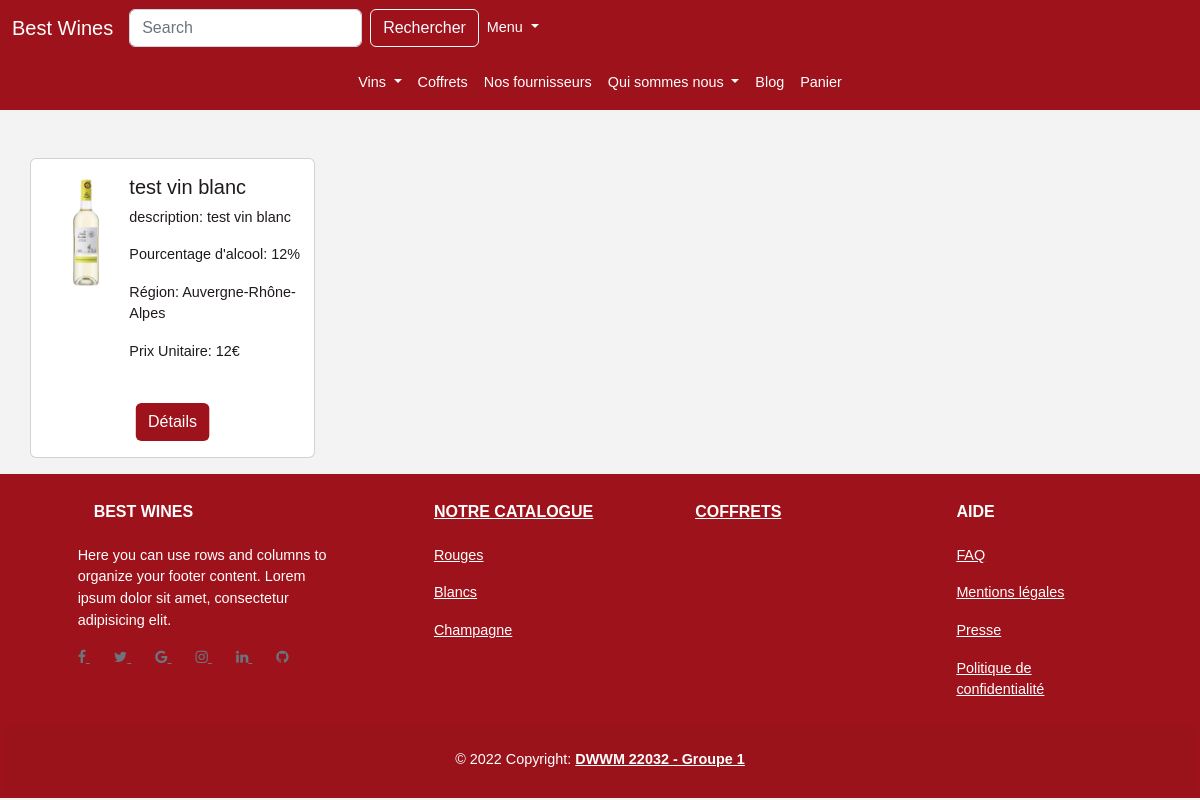
Before: /nos-vins/blanc with the older database file.
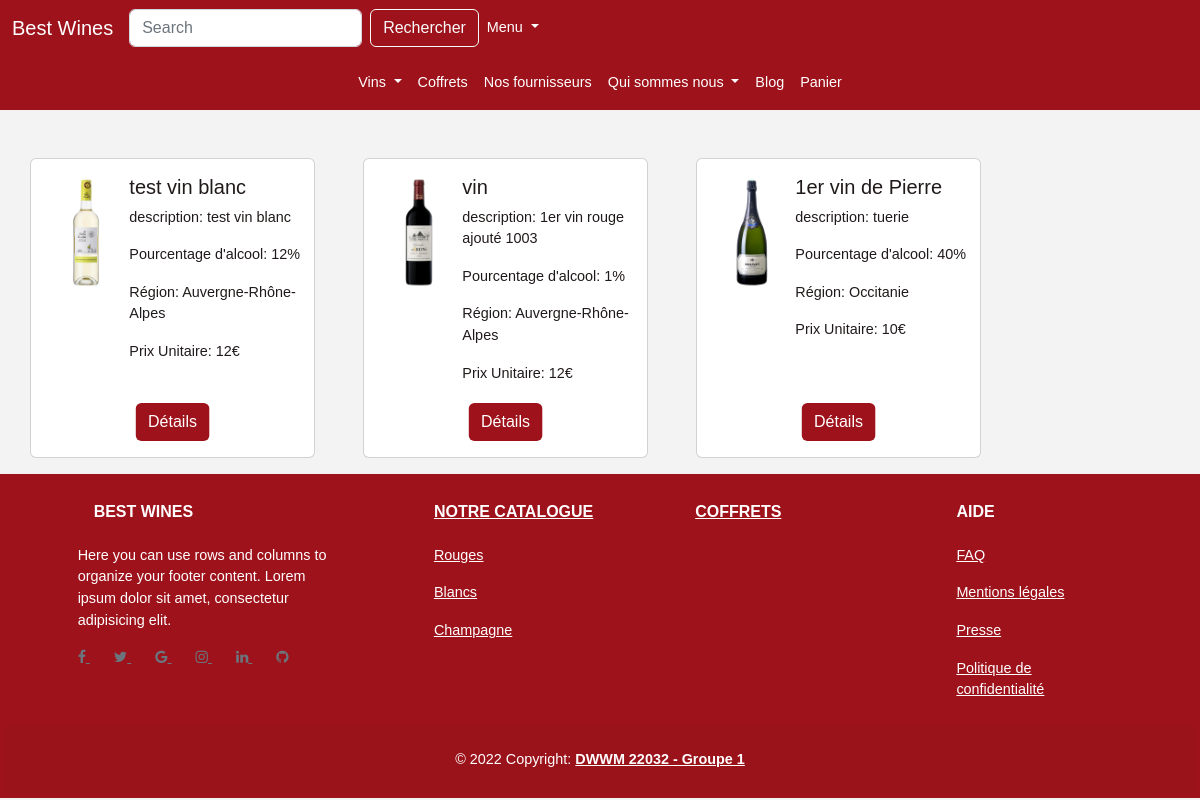
After: the same page with the newer database file.
### tables this page shows
CREATE TABLE `product` (
  `id` int(11) NOT NULL,
  `name` varchar(255) NOT NULL,
  `description` text NOT NULL,
  `note_final` float DEFAULT NULL,
  `photo` varchar(255) NOT NULL,
  `stock` int(11) NOT NULL,
  `alcohol_percentage` float NOT NULL,
  `id_region` int(11) DEFAULT NULL,
  `id_cepage` int(11) DEFAULT NULL,
  `id_taste` int(11) DEFAULT NULL,
  `id_association` int(11) DEFAULT NULL,
  `id_comment` int(11) DEFAULT NULL,
  `id_type` int(11) NOT NULL,
  `price` float NOT NULL,
  `is_featured` int(11) DEFAULT NULL
);

CREATE TABLE `region` (
  `id` int(11) NOT NULL,
  `region_name` varchar(255) NOT NULL
);

### core/Controller.php (called while the page is built, shortened)
<?php
abstract class Controller
{
    public function renderView(string $view_name, array $params = []): void
    {
        extract($params);
        require_once "src/views/$view_name.php";
        $content = ob_get_clean();
        require_once 'src/views/layout.php';
    }
}

### src/controllers/ProductController.php (called while the page is built, shortened)
<?php
class ProductController extends Controller
{
    public function showAllWhiteWines()
    {
        $product = new Product();
        $products = $product->findAllProductBy(['id_type' => 1]);
        $this->renderView('product/wines/allProductWhite', compact('products'));
    }
}

### core/Router.php (called while the page is built, shortened)
<?php
class Router
{
    private static array $routes = [];
    public static function register(string $request, string $action) : void
    {
        self::$routes[$request] = $action;
    }
    public static function resolve(string $request_uri) : void
    {
        $request_uri = explode("?", $request_uri)[0];
        [$controller_name , $action_name] = explode('::', self::$routes[$request_uri]);
        $instance = new $controller_name();
        call_user_func_array([$instance, $action_name], []);
    }
}

### index.php (called while the page is built, shortened)
<?php
$request_uri = str_replace(BASE_DIR, '', $_SERVER['REQUEST_URI']);
try {
    Router::resolve($request_uri);
}catch (Exception $e)
{
    echo $e->getMessage();
}

### core/Database.php (called while the page is built, shortened)
<?php
class Database
{
    private static \PDO|null $instance = null;
    public static function getPdo(): \PDO
    {
        if (self::$instance == null){
            try {
                self::$instance = new \PDO(
                    "mysql:host=".$_ENV['DATABASE_HOST'].";dbname=".$_ENV['DATABASE_NAME'],
                    $_ENV['DATABASE_USERNAME'],
                    $_ENV['DATABASE_PASSWORD'],
                    [
                        \PDO::ATTR_ERRMODE => \PDO::ERRMODE_EXCEPTION,
                        \PDO::ATTR_DEFAULT_FETCH_MODE => \PDO::FETCH_ASSOC
                    ]
                );
            }catch (\PDOException $exception){
                echo $exception->getMessage();
                die;
            }
        }
        return  self::$instance;
    }
}

### core/Model.php (called while the page is built, shortened)
<?php
abstract class Model
{
    protected \PDO $pdo;
    protected string $table_name;
    protected string $regionJoin = 'region ON product.id_region=region.id';
    protected string $cepage = 'cepage ON product.id_cepage=cepage.id';
    protected string $association = 'association ON product.id_association=association.id';
    protected string $taste = 'taste ON product.id_taste=taste.id';
    public function __construct()
    {
        $this->pdo = Database::getPdo();
    }
    public function findAllProductBy(array $criteria,): array
    {
        $sql_query = "SELECT * FROM {$this->table_name} JOIN {$this->regionJoin} JOIN {$this->cepage} JOIN {$this->association}  JOIN {$this->taste}  WHERE ";
        $count = 0;
        foreach ($criteria as $key => $value) {
            $sql_query .= " $key = :$key ";
        }
        $stmt = $this->pdo->prepare($sql_query);
        $stmt->setFetchMode(\PDO::FETCH_ASSOC);
        $stmt->execute($criteria);
        return $stmt->fetchAll();
    }
}

### src/views/product/wines/allProductWhite.php (the view)
<div class="container mt-5">
    <div class="row row-cols-1 row-cols-md-4 g-4 ">
        <?php foreach ($products as $product) : ?>
            <div class="card mb-3 me-5" style="max-width: 540px; min-height: 300px">
                <div class="row g-0 mt-3">
                    <div class="col-md-4">
                        <img src="<?= BASE_DIR ?>/uploads/<?= $product['photo'] ?>" alt="<?= $product['name'] ?>" srcset="" class="img-fluid rounded-start">
                    </div>
                    <div class="col-md-8">
                        <h5 class="card-title"><?= $product['name'] ?></h5>
                        <p class="card-text">description: <?= $product['description'] ?></p>
                        <p class="card-text">Pourcentage d'alcool: <?= $product['alcohol_percentage'] ?>%</p>
                        <p class="card-text">Région: <?= $product['region_name'] ?></p>
                        <p class="card-text">Prix Unitaire: <?= $product['price'] ?>€</p>
                        <a href="<?= BASE_DIR ?>/nos-vins/detail?name=<?= $product['name'] ?>" class="btn color1 position-absolute bottom-0 start-50 translate-middle-x mb-3">Détails</a>
                    </div>
                </div>
            </div>
        <?php endforeach; ?>
    </div>
</div>

### src/views/layout.php (shortened to what this page needs)
<!doctype html>
<html lang="fr">
<head>
    <link href="https://cdn.jsdelivr.net/npm/bootstrap@5.2.3/dist/css/bootstrap.min.css" rel="stylesheet">
    <link rel="stylesheet" href="<?= BASE_DIR ?>/assets/styles/css/style.css">
    <link rel="stylesheet" href="https://cdn.quilljs.com/1.3.6/quill.snow.css" />
    <link rel="stylesheet" href="https://cdnjs.cloudflare.com/ajax/libs/font-awesome/4.7.0/css/font-awesome.min.css">
</head>
<body>
    <header>
        <nav class="navbar navbar-expand-lg navbar-custom">
            <div class="container-fluid">
                <a class="navbar-brand" href="/best-wines">Best Wines</a>
                <div class="collapse navbar-collapse" id="navbarSupportedContent">
                    <ul class="navbar-nav me-auto mb-2 mb-lg-0">
                        <form class="d-flex" role="search">
                            <input class="form-control me-2" type="search" placeholder="Search" aria-label="Search">
                            <button class="btn btn-outline-light" type="submit">Rechercher</button>
                        </form>
                        <li class="nav-item dropdown">
                            <a class="nav-link dropdown-toggle" href="#" role="button" data-bs-toggle="dropdown" aria-expanded="false">
                                Menu
                            </a>
                                </li>
                    </ul>
                </div>
            </div>
        </nav>
        <nav class="navbar navbar-expand-lg navbar-custom">
            <div class="container-fluid">
                <div class="collapse navbar-collapse" id="navbarSupportedContent">
                    <ul class="navbar-nav mx-auto me-auto mb-2 mb-lg-0">
                        <li class="nav-item dropdown" id="dropdown-nav" href="./nos-vins">
                            <a class="nav-link dropdown-toggle" role="button" data-bs-toggle="dropdown" aria-expanded="false">
                                Vins
                            </a>
                        </li>
                        <li class="nav-item dropdown">
                            <a class="nav-link" href="<?= BASE_DIR ?>/nos-coffrets" role="button">
                                Coffrets
                            </a>
                        </li>
                        <li class="nav-item">
                            <a class="nav-link" href="<?= BASE_DIR ?>/nos-fournisseurs">Nos fournisseurs</a>
                        </li>
                        <li class="nav-item dropdown">
                            <a class="nav-link dropdown-toggle" href="./nos-vins" role="button" data-bs-toggle="dropdown" aria-expanded="false">
                                Qui sommes nous
                            </a>
                        </li>
                        <li class="nav-item">
                            <a class="nav-link" href="<?= BASE_DIR ?>/blog">Blog</a>
                        </li>
                        <li class="nav-item">
                            <a class="nav-link" href="/best-wines/cart">
                                Panier
                            </a>
                        </li>
                    </ul>
                </div>
            </div>
        </nav>
    </header>
    <?= $content ?>
    <footer class="text-center text-lg-star footer p-1">
        <section class="">
            <div class="container text-center text-md-start mt-2">
                <div class="row mt-3">
                    <div class="col-md-3 col-lg-4 col-xl-3 mx-auto my-2">
                        <h6 class="text-uppercase fw-bold mb-4">
                            <i class="fas fa-gem me-3 text-secondary"></i>Best Wines
                        </h6>
                        <p>
                            Here you can use rows and columns to organize your footer content. Lorem ipsum
                            dolor sit amet, consectetur adipisicing elit.
                        </p>
                        <div>
                            <a href="" class="me-4 link-secondary">
                                <i class="fa fa-facebook"></i>
                            </a>
                            <a href="" class="me-4 link-secondary">
                                <i class="fa fa-twitter"></i>
                            </a>
                            <a href="" class="me-4 link-secondary">
                                <i class="fa fa-google"></i>
                            </a>
                            <a href="" class="me-4 link-secondary">
                                <i class="fa fa-instagram"></i>
                            </a>
                            <a href="" class="me-4 link-secondary">
                                <i class="fa fa-linkedin"></i>
                            </a>
                            <a href="" class="me-4 link-secondary">
                                <i class="fa fa-github"></i>
                            </a>
                        </div>
                    </div>
                    <div class="col-md-2 col-lg-2 col-xl-2 mx-auto my-2">
                        <h6 class="text-uppercase fw-bold mb-4">
                            <a href="<?= BASE_DIR ?>/nos-vins/" class="text-reset">Notre catalogue</a>
                        </h6>
                        <p>
                            <a href="<?= BASE_DIR ?>/nos-vins/rouge" class="text-reset">Rouges</a>
                        </p>
                        <p>
                            <a href="<?= BASE_DIR ?>/nos-vins/blanc" class="text-reset">Blancs</a>
                        </p>
                        <p>
                            <a href="<?= BASE_DIR ?>/nos-vins/nos-champagnes" class="text-reset">Champagne</a>
                        </p>
                    </div>
                    <div class="col-md-3 col-lg-2 col-xl-2 mx-auto my-2">
                        <h6 class="text-uppercase fw-bold mb-4"><a href=""></a>
                            <a href="<?= BASE_DIR ?>/nos-coffrets" class="text-reset">Coffrets</a>
                        </h6>
                    </div>
                    <div class="col-md-3 col-lg-2 col-xl-2 mx-auto my-2">
                        <h6 class="text-uppercase fw-bold mb-4">
                            Aide
                        </h6>
                        <p>
                            <a href="faq" class="text-reset">FAQ</a>
                        </p>
                        <p>
                            <a href="mentionLegal" class="text-reset">Mentions légales</a>
                        </p>
                        <p>
                            <a href="presse" class="text-reset">Presse</a>
                        </p>
                        <p>
                            <a href="#!" class="text-reset">Politique de confidentialité</a>
                        </p>
                    </div>
                </div>
            </div>
        </section>
        <div class="text-center p-4" style="background-color: rgba(0, 0, 0, 0.025);">
            © 2022 Copyright:
            <a class="text-reset fw-bold" href="https://www.afpa.fr/">DWWM 22032 - Groupe 1</a>
        </div>
    </footer>
</body>
</html>

### assets/styles/css/style.css (style rules this page uses)
.navbar-brand { color: #FFF; }
.footer { color: #fff; background-color: #9e121b; }
.nav-link { color: #FFF; }
.navbar-custom { color: #fff; background-color: #9e121b; }
#dropdown-nav { position: relative; display: inline-block; }
body { font-family: Arial; color: #211a1a; font-size: 0.9em; background-color: #f3f3f3; ; }
.card { max-width: 540px; min-height: 300px; }
.color1 { color: #FFF !important; background-color: #9e121b; }

Changed rows visible on the page:
added product: photo+name (picture), name "vin", description "1er vin rouge ajouté 1003", alcohol_percentage "1", id_region.region_name "Auvergne-Rhône-Alpes", price "12"
added product: photo (picture), name "1er vin de Pierre", description "tuerie", alcohol_percentage "40", id_region.region_name "Occitanie", price "10"
